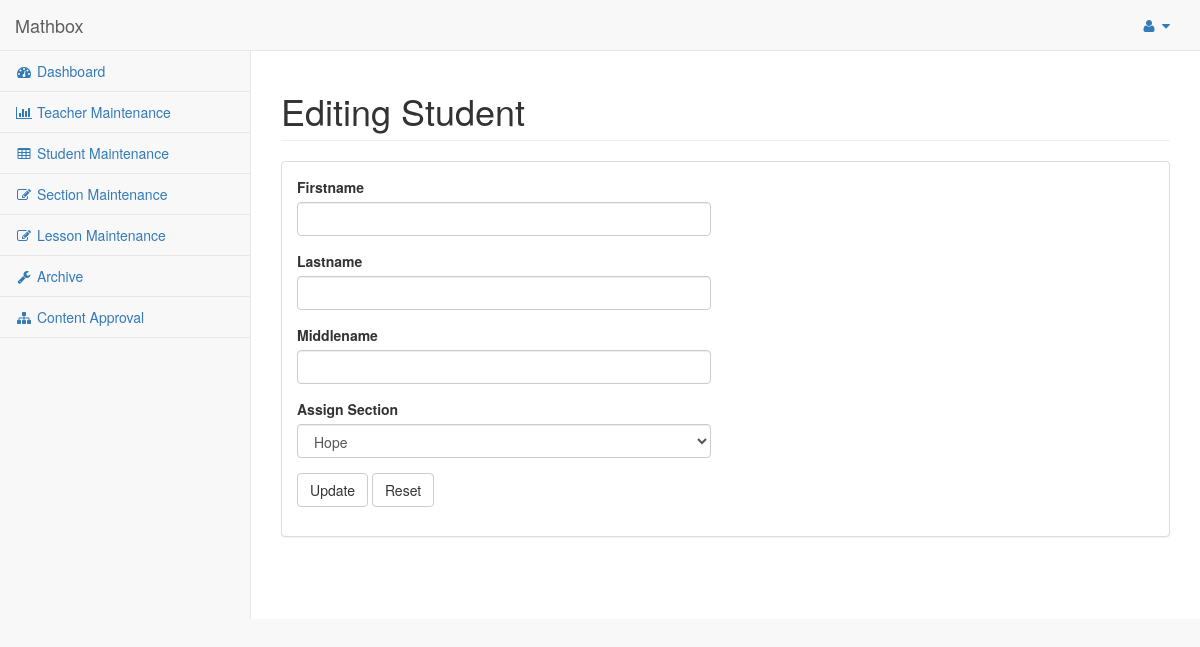
The page /admin/editstudent.php?StudentID=15041605 on the database as committed earlier.
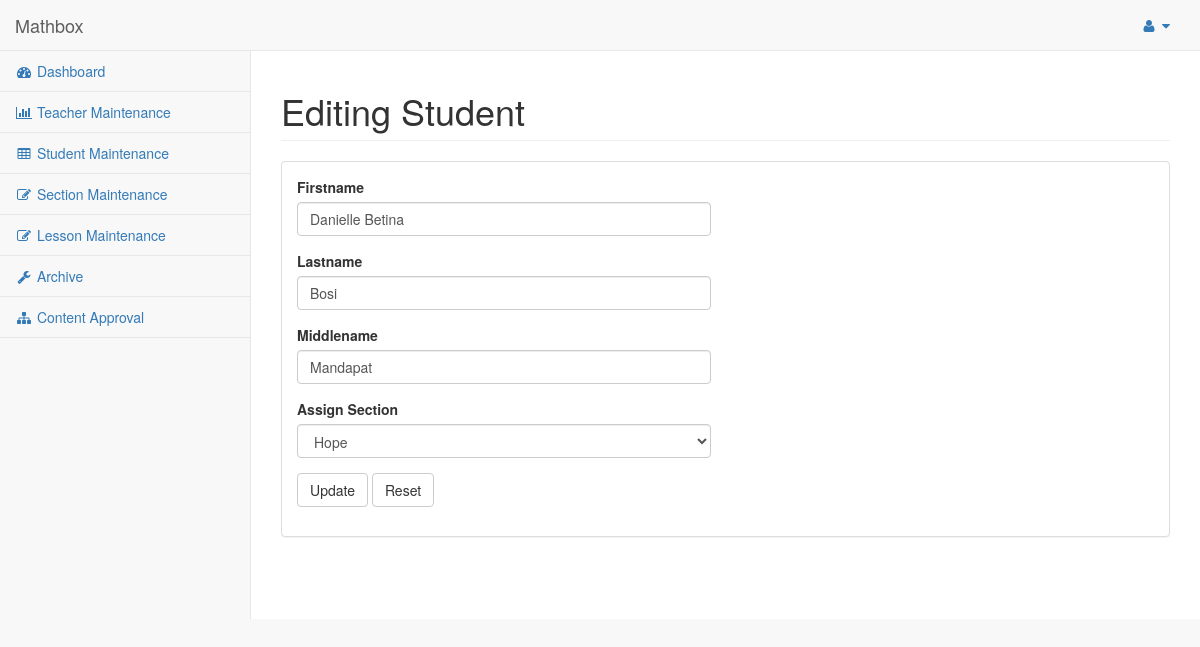
The same page on the database as committed later.
### tables this page shows
CREATE TABLE `student_login` (
  `StudentID` int(10) NOT NULL AUTO_INCREMENT,
  `Username` varchar(20) NOT NULL DEFAULT '',
  `Password` varchar(20) DEFAULT NULL,
  `Firstname` varchar(20) DEFAULT NULL,
  `Middlename` varchar(20) DEFAULT NULL,
  `Lastname` varchar(20) DEFAULT NULL,
  `Section` varchar(20) DEFAULT NULL,
  `EmailAddress` varchar(20) DEFAULT NULL,
  `ContactNumber` int(11) DEFAULT NULL,
  `Birthdate` datetime DEFAULT NULL,
  `Images` varchar(100) DEFAULT NULL,
  `Confirm` int(2) DEFAULT NULL,
  `Prof` varchar(50) DEFAULT NULL,
  `Status` varchar(255) DEFAULT NULL,
  `Active` varchar(10) DEFAULT NULL,
  PRIMARY KEY (`StudentID`,`Username`)
);

### admin/editstudent.php (the view, shortened to what this page needs)
<?php
$studid = $_GET['StudentID'];
$o = "SELECT StudentID,Firstname,Lastname,Middlename,Section  from student_login where StudentID = $studid ";
$result = mysql_query($o);
    while($o = mysql_fetch_array($result)){
                $fname = $o['Firstname'];
                $lname = $o['Lastname'];
                $mname = $o['Middlename'];
            }
?>
<html lang="en">
<head>
    <link href="./bower_components/bootstrap/dist/css/bootstrap.min.css" rel="stylesheet">
    <link href="./bower_components/metisMenu/dist/metisMenu.min.css" rel="stylesheet">
    <link href="./dist/css/timeline.css" rel="stylesheet">
    <link href="./dist/css/sb-admin-2.css" rel="stylesheet">
    <link href="./bower_components/morrisjs/morris.css" rel="stylesheet">
    <link href="./bower_components/font-awesome/css/font-awesome.min.css" rel="stylesheet" type="text/css">
</head>
<body>
    <div id="wrapper">
        <nav class="navbar navbar-default navbar-static-top" role="navigation" style="margin-bottom: 0">
            <div class="navbar-header">
                <a class="navbar-brand" href="index.php">Mathbox</a>
            </div>
            <ul class="nav navbar-top-links navbar-right">
                <li class="dropdown">
                    <a class="dropdown-toggle" data-toggle="dropdown" href="#">
                        <i class="fa fa-user fa-fw"></i>  <i class="fa fa-caret-down"></i>
                    </a>
                </li>
            </ul>
            <div class="navbar-default sidebar" role="navigation">
                <div class="sidebar-nav navbar-collapse">
                    <ul class="nav" id="side-menu">
                        <li>
                            <a href="dashboard.php"><i class="fa fa-dashboard fa-fw"></i> Dashboard</a>
                        </li>
                        <li>
                            <a href="teachermaintenance.php"><i class="fa fa-bar-chart-o fa-fw"></i> Teacher Maintenance</a>
                        </li>
                        <li>
                            <a href="studentmaintenance.php"><i class="fa fa-table fa-fw"></i> Student Maintenance</a>
                        </li>
                        <li>
                            <a href="sectionmaintenance.php"><i class="fa fa-edit fa-fw"></i> Section Maintenance</a>
                        </li>
                        <li>
                            <a href="lessonmaintenance.php"><i class="fa fa-edit fa-fw"></i> Lesson Maintenance</a>
                        </li>
                        <li>
                            <a href="archive.php"><i class="fa fa-wrench fa-fw"></i> Archive</a>
                        </li>
                        <li>
                            <a href="contentapproval.php"><i class="fa fa-sitemap fa-fw"></i> Content Approval</a>
                        </li>
                    </ul>
                </div>
            </div>
        </nav>
                <div id="page-wrapper">
            <div class="row">
                <div class="col-lg-12">
                    <h1 class="page-header">Editing Student</h1>
                </div>
            </div>
            <div class="row">
                <div class="col-lg-12">
                    <div class="panel panel-default">
                        <div class="panel-body">
                            <div class="row">
                                <div class="col-lg-6">
                                    <form method="POST" action="editstudentexe.php">
                                        <div class="form-group">
                                            <label>Firstname</label>
                                            <input name="firstname" class="form-control" value="<?php echo $fname ?>">
                                        </div>
                                        <div class="form-group">
                                            <label>Lastname</label>
                                            <input name="lastname" class="form-control" value="<?php echo $lname ?>">
                                        </div>
                                        <div class="form-group">
                                            <label>Middlename</label>
                                            <input name="middlename" class="form-control" value="<?php echo $mname ?>">
                                        </div>
                                        <div class="form-group">
                                            <label>Assign Section</label>
                                            <select class="form-control" name="section">
                                                <?php
                                                    $qry = "SELECT Section from tblsection";
                                                    $rsl = mysql_query($qry);
                                                    while($qry = mysql_fetch_array($rsl)){
                                                        $Section = $qry['Section'];
                                                        ?>
                                                <option>
                                                    <?php echo $Section; ?>
                                                </option>
                                                        <?php
                                                    }
                                                ?>
                                            </select>
                                        </div>
                                        <button type="submit" name="submit" class="btn btn-default">Update</button>
                                        <button type="reset" class="btn btn-default">Reset</button>
                                    </form>
                                </div>
                            </div>
                    </div>
                </div>
            </div>
        </div>
    </div>
    </div>
</body>
</html>

Rows that differ between the two databases and show on the page:
added student_login: firstname "Danielle Betina", lastname "Bosi", middlename "Mandapat"
